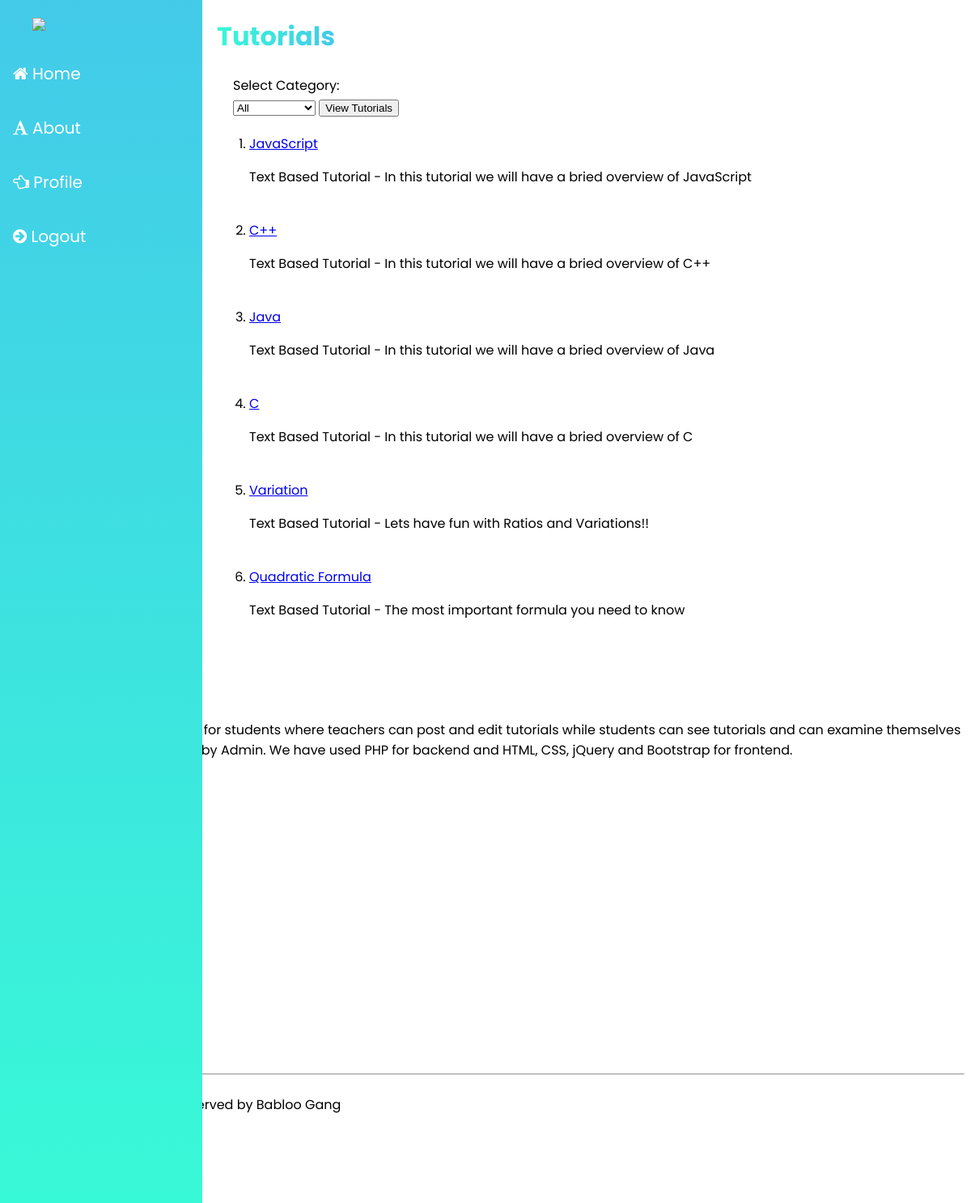
Page /Views/viewTutorials.php (signed in) on the committed database.
### tables this page shows
CREATE TABLE `tutorial` ( `id` INT NOT NULL AUTO_INCREMENT , `category_id` INT NOT NULL , `instructor` VARCHAR(100) NOT NULL , `title` VARCHAR(100) NOT NULL , `description` VARCHAR(1000) NOT NULL , `video` VARCHAR(100) NULL , PRIMARY KEY (`id`));

### Models/TutorialModel.php (called while the page is built, shortened)
<?php
	require_once "DBconfig.php";
	function getAllTutorials(){
		global $database_connection;
		$sql_query         = "SELECT * FROM tutorial";
		$sql_query_execute = mysqli_query($database_connection, $sql_query);
		return $sql_query_execute;
	}
?>

### Views/viewTutorials.php (the view, shortened to what this page needs)
<?php
  $student_loggedin = false;
  $teacher_loggedin = false;
  if(isset($_SESSION['current_teacher_email']) && isset($_SESSION['current_teacher_username'])){
    $teacher_loggedin = true;
  }
  elseif (isset($_SESSION['current_student_email']) && isset($_SESSION['current_student_username'])) {
    $student_email    = $_SESSION["current_student_email"];
    $student_username = $_SESSION["current_student_username"];
    $student_loggedin = true;
  }
  else{
    header("location: login.php?notloggedin=true");
  }
  require_once "../Models/TutorialModel.php";
  if(isset($_POST["select"]) && ($_POST["tutorialCategory"] != "all")){
    $category_id =  $_POST["tutorialCategory"];
    $tutorials_SQL_result = getTutorialsByCategoryID($category_id);
  }
  else{
    $tutorials_SQL_result = getAllTutorials();
  }
?>
<!DOCTYPE html>
<html>
<head>
  <link rel="stylesheet" href="https://cdnjs.cloudflare.com/ajax/libs/font-awesome/4.7.0/css/font-awesome.min.css">
    <link rel="stylesheet" href="../assets/css/ViewTutorials.css">
</head>
<body>
  <div class="sidenav">
    <img class="logo" src="https://www.concordia.ca/content/dam/common/icons/303x242/graduate-students.png">
    <br><br>
    <a href="/webproject"><i class="fa fa-home"></i> Home</a>
    <br>
    <a href="about.php"><i class="fa fa-font"></i> About</a>
    <br>
    <a href="login.php"><i class="fa fa-hand-o-left"></i> Profile</a>
    <br>
    <?php if($teacher_loggedin){ ?>
      <a href="teacherLogout.php"><i class="fa fa-arrow-circle-right"></i> Logout</a>
    <?php }elseif($student_loggedin){ ?>
      <a href="studentLogout.php"><i class="fa fa-arrow-circle-right"></i> Logout</a>
    <?php } ?>
    <br>
  </div>
<div class="main ">
  <h1>
    <span class="multi-text">Tutorials</span>
  </h1>
  <form action="viewTutorials.php" method="POST">
    <label for="tutorialCategory">Select Category: </label>
    <select name="tutorialCategory">
      <option value="all">All</option>
    </select>
    <button name="select">View Tutorials</button>
  </form>
  <?php
  echo "<ol>";
  while($tutorial = mysqli_fetch_assoc($tutorials_SQL_result)){
    echo "<li>";
    echo "<a href='tutorial.php?id=" . $tutorial["id"] . "'>" . $tutorial["title"] . "</a><br>";
    if($tutorial["video"]){
      echo "<p>Video Based Tutorial - " . $tutorial["description"] ."</p>";
    }
    else{
      echo "<p>Text Based Tutorial - "  . $tutorial["description"] ."</p>";
    }
    echo "<br></li>";
  }
  echo "</ol>"
  ?>
</div>
  <footer class="site-footer">
      <div class="container">
        <div class="row">
          <div class="col-sm-12 col-md-6">
            <h6>About our Project</h6>
            <p class="text-justify">Our project is tutoring website for students where teachers can post and edit tutorials while students can see tutorials and can examine themselves through quizes. It is managed by Admin. We have used PHP for backend and HTML, CSS, jQuery and Bootstrap for frontend.</p>
          </div>
          <div class="col-xs-6 col-md-3">
            <h6>Contact Information</h6>
            <ul>
              <p>SEECS</p>
              <p>NUST, H12 Campus</p>
              <p>ISLAMABAD</p>
            </ul>
          </div>
          <br><br><br>
          <div class="col-xs-6 col-md-3"><br>
            <ul>
              <p>BESE9B</p>
              <p>Batch'2k18</p>
            </ul>
          </div>
        </div>
        <hr>
      </div>
      <div class="container">
        <div class="row">
          <div class="col-md-8 col-sm-6 col-xs-12">
            <p class="copyright-text">Copyright &copy; 2021 All rights reserved by Babloo Gang
            </p>
          </div>
        </div>
      </div>
</footer>
</body>
</html>

### assets/css/ViewTutorials.css (style rules this page uses)
* { box-sizing: border-box; }
body { background-color: #ffffff; }
.logo { position: relative; left:40px; width:150px; }
.sidenav { height: 100%; width: 250px; position: fixed; z-index: 1; top: 0; left: 0; background: linear-gradient(#43cae9 0%, #38f9d7 100%); overflow-x: hidden; padding-top: 20px; }
.sidenav a { padding: 6px 8px 6px 16px; text-decoration: none; font-size: 20px; color:#ffffff; display: block; }
label { font-family: 'Poppins',sans-serif; position: relative; left: 0px; }
.container { position: relative; display: inline-block; float: left; margin: 0; width:100%; background: white; min-height: 150px; }
form { margin: 20px; }
label { display: block; padding: 2px 0; }

### Views/viewTutorials.php (style rules this page uses)
body { font-family: "Poppins", sans-serif; background-color: white; }
.logo { position: relative; left:40px; width:150px; }
.main { margin-left: 250px; padding: 0px 10px; color: black; }
.multi-text { background-image: linear-gradient(to left, #43cae9 0%, #38f9d7 100%); -webkit-background-clip: text; -moz-background-clip: text; background-clip: text; color: transparent; }
.sidenav { height: 100%; width: 250px; position: fixed; z-index: 1; top: 0; left: 0; background: linear-gradient(#43cae9 0%, #38f9d7 100%); overflow-x: hidden; padding-top: 20px; }
.sidenav a { padding: 6px 8px 6px 16px; text-decoration: none; font-size: 20px; color:#ffffff; display: block; }

### rows in the picture
tutorial: title "JavaScript", description "In this tutorial we will have a bried overview of JavaScript"
tutorial: title "C++", description "In this tutorial we will have a bried overview of C++"
tutorial: title "Java", description "In this tutorial we will have a bried overview of Java"
tutorial: title "C", description "In this tutorial we will have a bried overview of C"
tutorial: title "Variation", description "Lets have fun with Ratios and Variations!!"
tutorial: title "Quadratic Formula", description "The most important formula you need to know"
